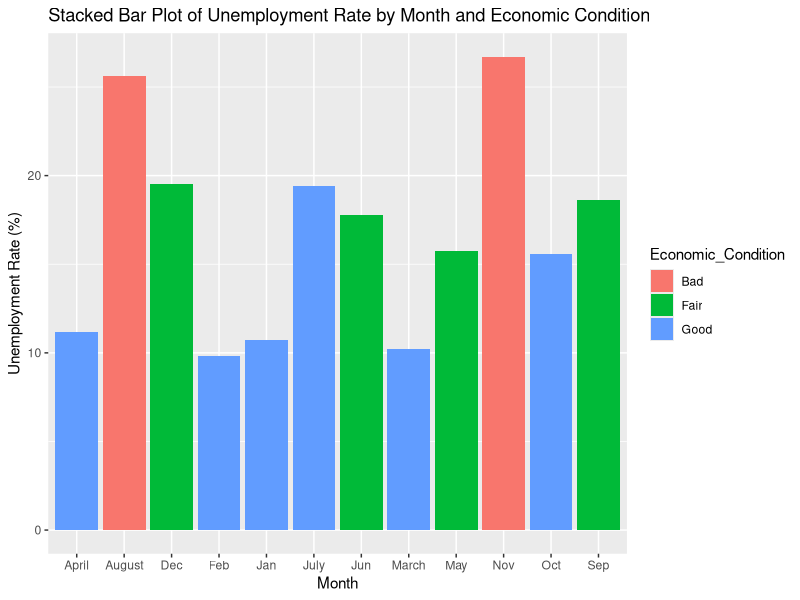
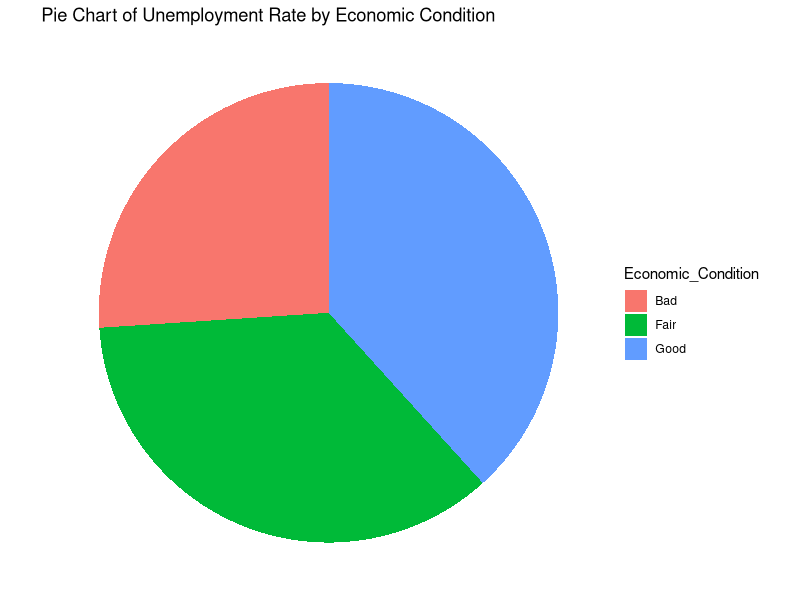
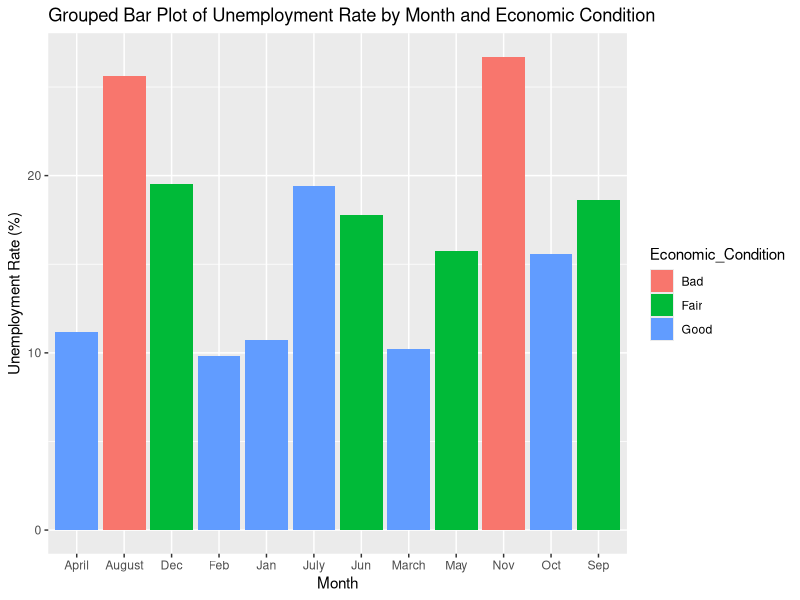

Write the R code that produced these figures, in order.
# Load necessary libraries
library(ggplot2)
library(tidyr)
library(dplyr)

data <- data.frame(
  Month = c("Jan", "Feb", "March", "April", "May", "Jun", "July", "August", "Sep", "Oct", "Nov", "Dec"),
  Economic_Condition = c("Good", "Good", "Good", "Good", "Fair", "Fair", "Good", "Bad", "Fair", "Good", "Bad", "Fair"),
  Unemployment_Rate = c(10.7, 9.8, 10.2, 11.2, 15.75, 17.8, 19.4, 25.6, 18.6, 15.6, 26.7, 19.5)
)

data$Unemployment_Rate <- as.numeric(gsub("%", "", data$Unemployment_Rate))

stacked_data <- data

ggplot(stacked_data, aes(fill=Economic_Condition, y=Unemployment_Rate, x=Month)) + 
  geom_bar(position="stack", stat="identity") +
  labs(title="Stacked Bar Plot of Unemployment Rate by Month and Economic Condition",
       x="Month", y="Unemployment Rate (%)")

pie_data <- data %>%
  group_by(Economic_Condition) %>%
  summarize(Unemployment_Rate = sum(Unemployment_Rate))

pie_data$percent <- pie_data$Unemployment_Rate / sum(pie_data$Unemployment_Rate) * 100

ggplot(pie_data, aes(x="", y=percent, fill=Economic_Condition)) +
  geom_bar(width=1, stat="identity") +
  coord_polar("y", start=0) +
  labs(title="Pie Chart of Unemployment Rate by Economic Condition", y="Percentage") +
  theme_void()

ggplot(data, aes(fill=Economic_Condition, y=Unemployment_Rate, x=Month)) + 
  geom_bar(position="dodge", stat="identity") +
  labs(title="Grouped Bar Plot of Unemployment Rate by Month and Economic Condition",
       x="Month", y="Unemployment Rate (%)")